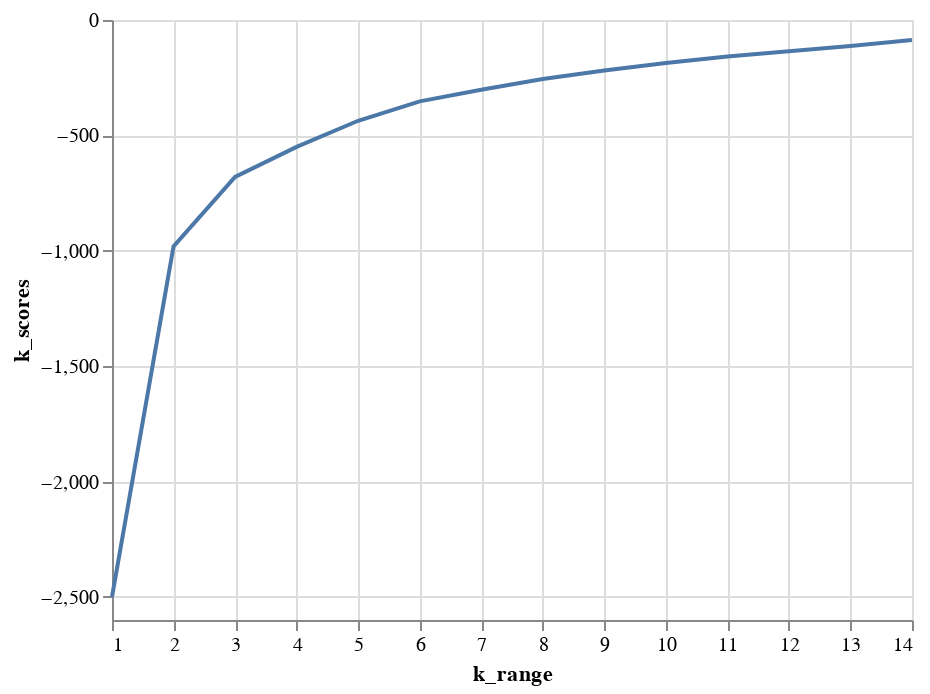

Here is the notebook cell this chart was saved with:
### Code cell
k_num_chart = alt.Chart(data = k_data).mark_line().encode(
    alt.X ('k_range:Q'),
    alt.Y ('k_scores:Q')
)

k_num_chart

### Figure 1 — Vega-Lite specification as saved in the notebook (floating-point values rounded to 4 significant figures)
{"config": {"view": {"continuousWidth": 400, "continuousHeight": 300}}, "data": {"name": "data-b97f6662559602cf9488fc0cb08c51f9"}, "mark": "line", "encoding": {"x": {"type": "quantitative", "field": "k_range"}, "y": {"type": "quantitative", "field": "k_scores"}}, "$schema": "https://vega.github.io/schema/vega-lite/v4.8.1.json", "datasets": {"data-b97f6662559602cf9488fc0cb08c51f9": [{"k_range": 1, "k_scores": -2500.0}, {"k_range": 2, "k_scores": -981.4}, {"k_range": 3, "k_scores": -680.3}, {"k_range": 4, "k_scores": -550.0}, {"k_range": 5, "k_scores": -436.7}, {"k_range": 6, "k_scores": -352.7}, {"k_range": 7, "k_scores": -302.5}, {"k_range": 8, "k_scores": -255.6}, {"k_range": 9, "k_scores": -219.1}, {"k_range": 10, "k_scores": -186.4}, {"k_range": 11, "k_scores": -158.4}, {"k_range": 12, "k_scores": -135.4}, {"k_range": 13, "k_scores": -112.7}, {"k_range": 14, "k_scores": -86.89}]}}
